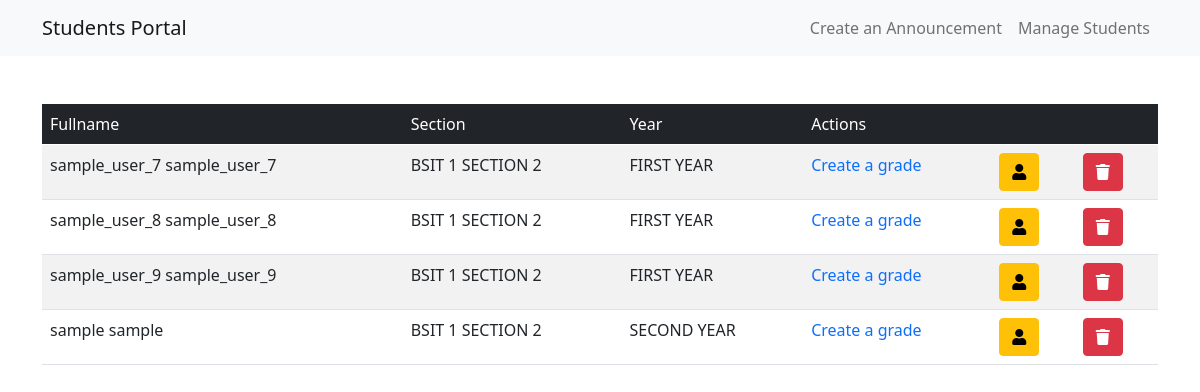
Screenshot of /teacher-views/view-section.php?section=BSIT 1 SECTION 2 with the database file from the repository.
### tables this page shows
CREATE TABLE `users` (
  `id` int(11) NOT NULL,
  `firstname` varchar(255) NOT NULL,
  `lastname` varchar(255) NOT NULL,
  `username` varchar(255) NOT NULL,
  `password` varchar(255) NOT NULL,
  `section` varchar(255) NOT NULL,
  `year` varchar(255) NOT NULL,
  `role` varchar(1) NOT NULL DEFAULT 'S'
);

### functions/admin-logic.php (called while the page is built, shortened)
<?php
function show_data_multiple($table_name,$pk,$id){
    $conn = connect();
    $sql = "SELECT * FROM $table_name WHERE $pk = '$id'";
    $result = $conn->query($sql);
    if($result->num_rows > 0){
        $rows = array();
        while($row  = $result->fetch_assoc()){
            $rows[] = $row;
        }
        return $rows;
     }else{
         return FALSE;
     }
}
?>

### teacher-views/view-section.php (the view, shortened to what this page needs)
<?php
include '../functions/admin-logic.php';
$section = $_GET['section'];
$data = show_data_multiple('users', 'section', $section);
include 'navbar-admin.php';
?>
<main class="my-5">
    <div class="container">
        <table class="table table-striped">
            <thead class="table-dark">
                <td>Fullname</td>
                <td>Section</td>
                <td>Year</td>
                <td colspan="3">Actions</td>
            </thead>
            <tbody>
                <?php foreach($data as $row): ?>
                    <tr>
                        <td><?php echo $row['firstname']." ".$row['lastname'] ?></td>
                        <td><?php echo $row['section'] ?></td>
                        <td><?php echo $row['year'] ?></td>
                        <td> <a href="create_grade.php?stud_id=<?php echo $row['id'] ?>" class="text-decoration-none">Create a grade</a> </td>
                        <td> <a href="#" class="text-decoration-none btn btn-warning"> <i class="fas fa-user"></i> </a> </td>
                        <td> <a href="#" class="btn btn-danger"> <i class="fas fa-trash"></i> </a> </td>
                    </tr>
                <?php endforeach ?>
            </tbody>
        </table>
    </div>
</main>

### rows the page displays
users: firstname "sample_user_7", lastname "sample_user_7", section "BSIT 1 SECTION 2", year "FIRST YEAR"
users: firstname "sample_user_8", lastname "sample_user_8", section "BSIT 1 SECTION 2", year "FIRST YEAR"
users: firstname "sample_user_9", lastname "sample_user_9", section "BSIT 1 SECTION 2", year "FIRST YEAR"
users: firstname "sample", lastname "sample", section "BSIT 1 SECTION 2", year "SECOND YEAR"
